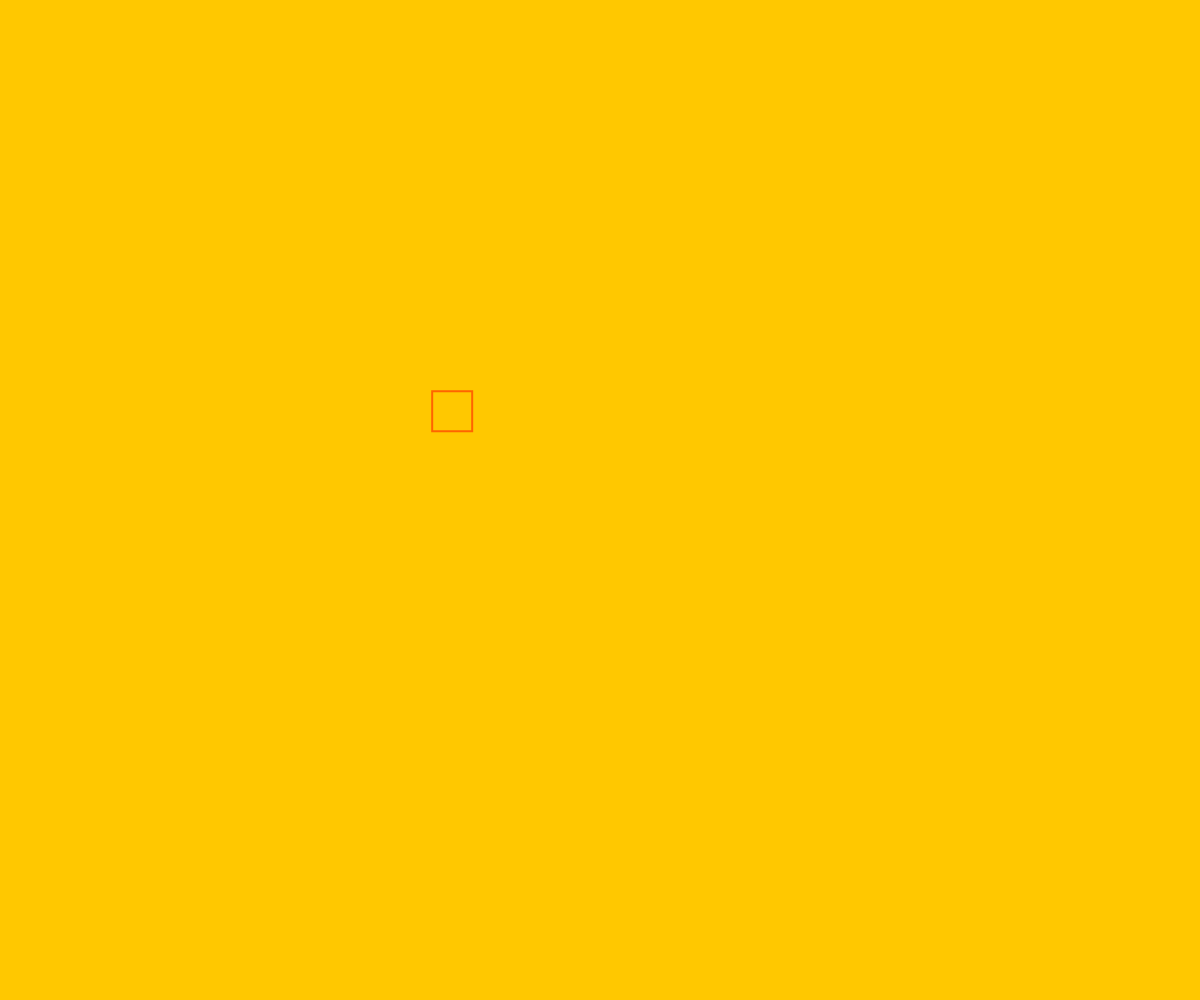
Frame 1 (no input)
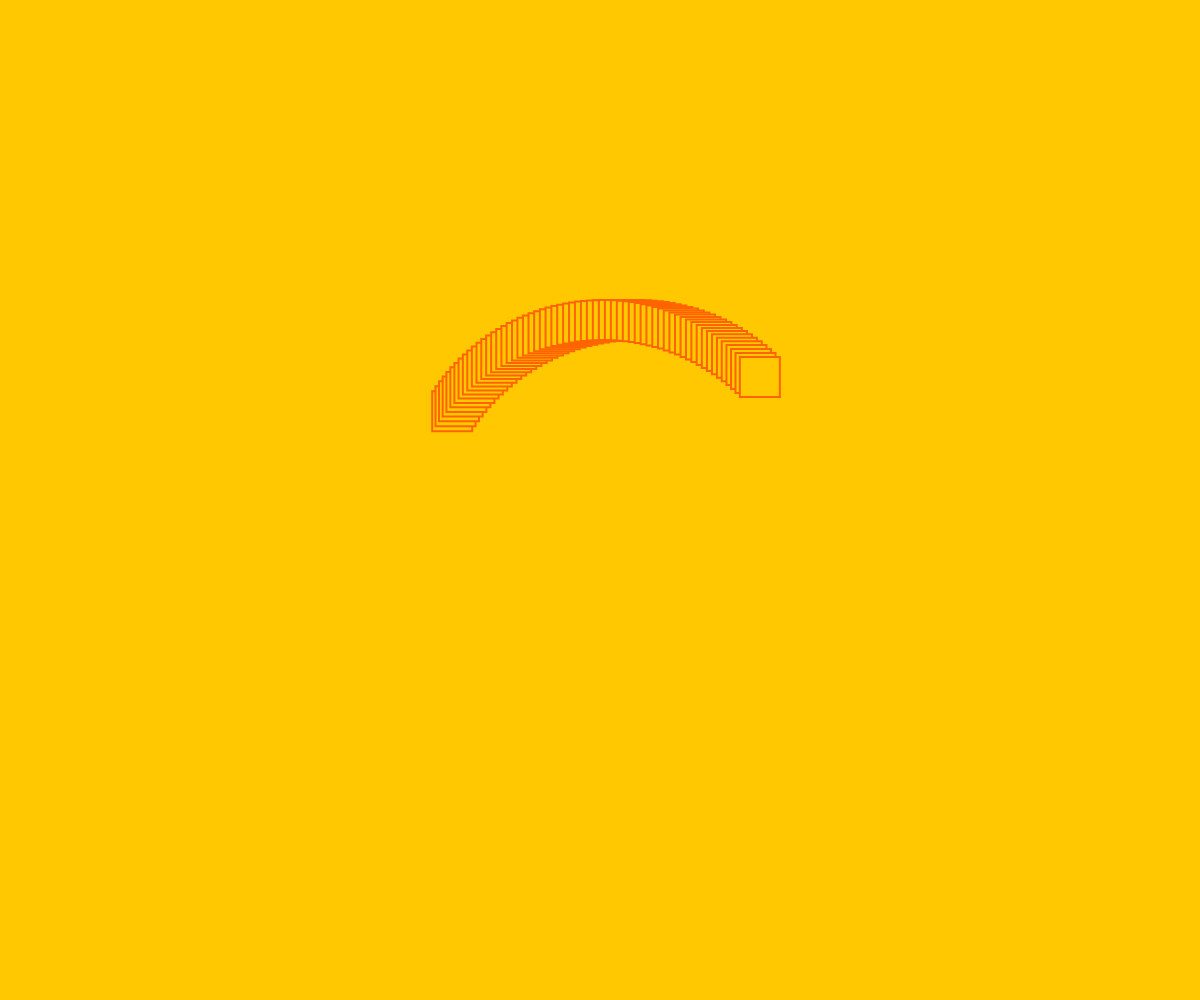
Frame 60 (no input)
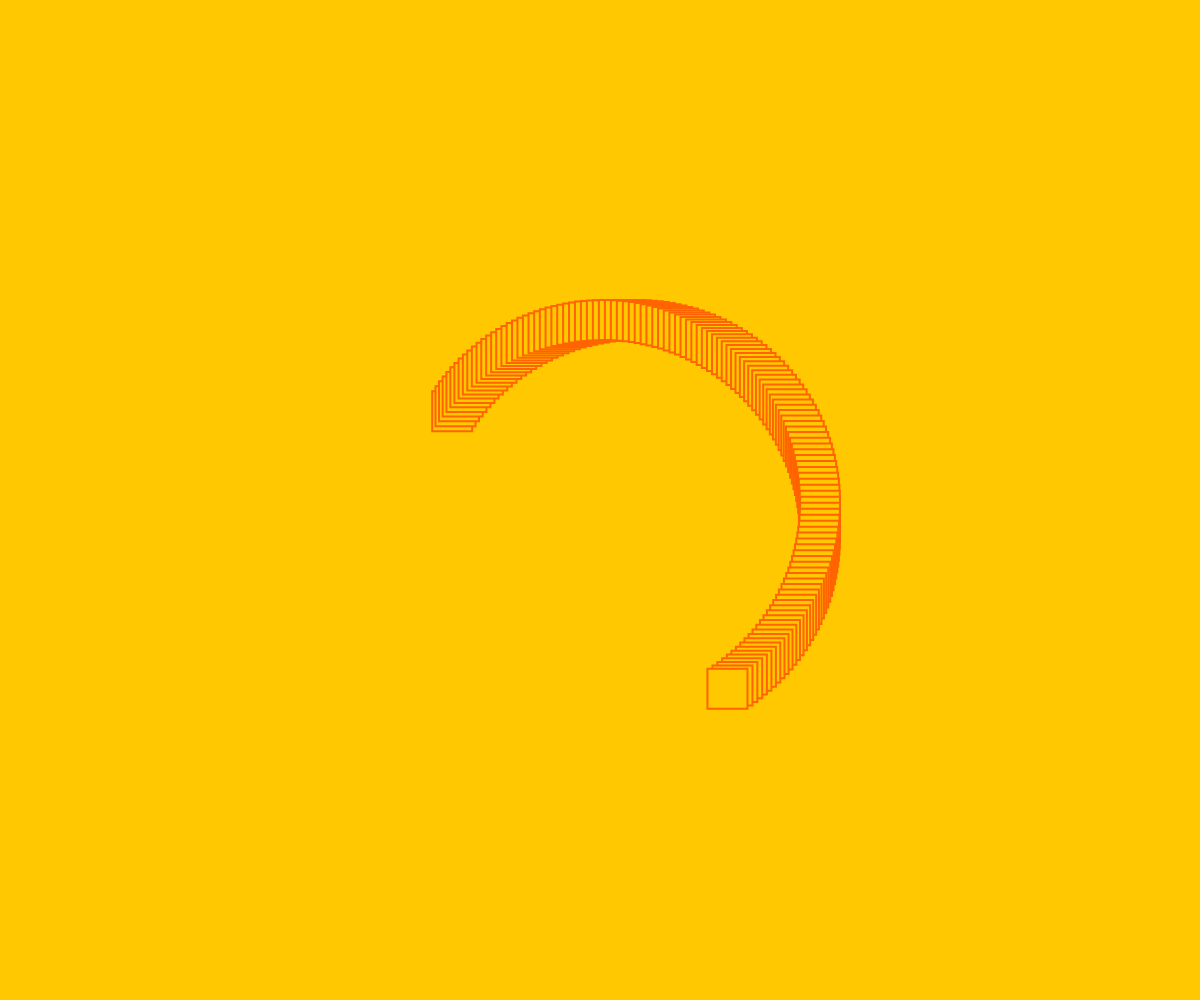
Frame 120 (the mouse pressed at the canvas centre since frame 60)

The p5.js sketch that drew these frames (run headless with seeded random() and noise() and a simulated clock; from frame 60 on, the mouse is pressed at the canvas centre):

// p5.js sketch
// ── sketch.js
var angle = 10
var scalar = 200
var speed = 0.03

let offsetX
let offsetY


function setup() {
    createCanvas(windowWidth, windowHeight)
    background(255, 200, 0)
    fill(255, 200, 0)
    stroke(255, 100, 0)
    strokeWeight(2)
    offsetX = windowWidth / 2
    offsetY = windowHeight / 2
}

function draw() {
    var x = offsetX + cos(angle) * scalar
    var y = offsetY + sin(angle) * scalar

    rect(x, y, 40, 40)
    fill(255, 200, 0)
    stroke(255, 100, 0)
    strokeWeight(2)

    angle += speed
}
